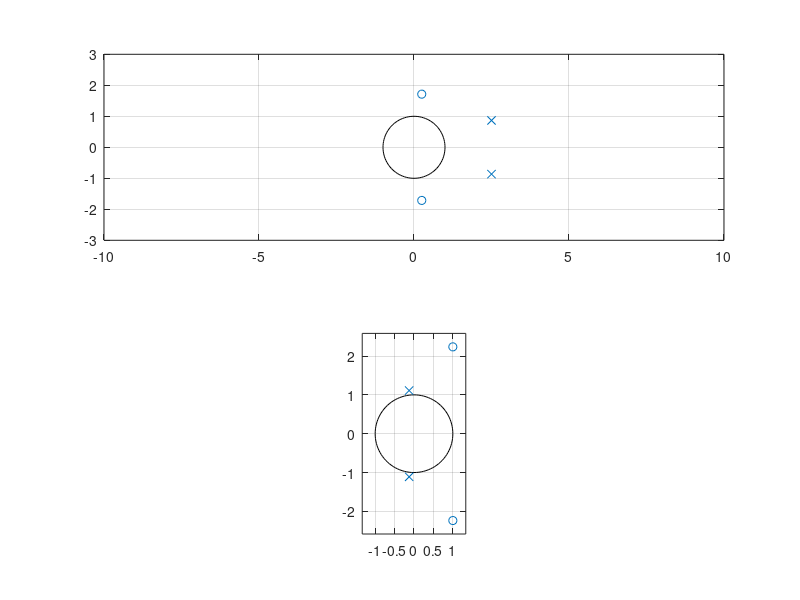

MATLAB code to generate this figure:
clf;

num11 = [1 -0.2 0.8];
den11 = [1 2 5];
num12 = [1 -0.5 3];
den12 = [1 -5 7];
subplot(2,1,1);
hold on;
zplane(num11, den11);
zplane(num12, den12);
axis([-10 10 -3 3]);
num2 = [1 -2 6];
den2 = [1 1/4 5/4];
subplot(2,1,2);
zplane(num2, den2);


